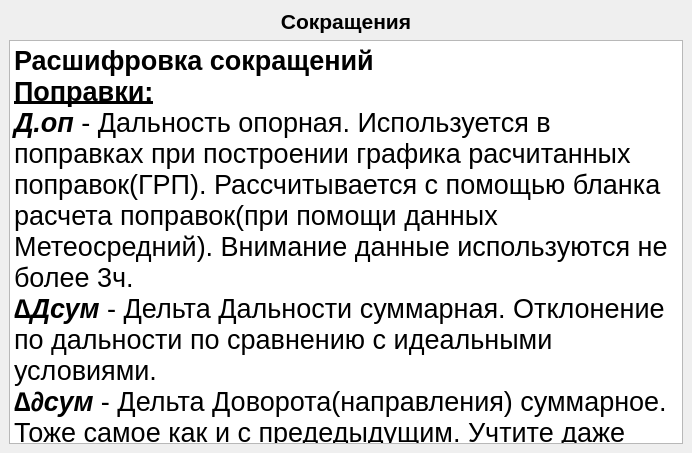
<?xml version="1.0" encoding="UTF-8"?>
<ui version="4.0">
 <class>Kratko</class>
 <widget class="QMainWindow" name="Kratko">
  <property name="geometry">
   <rect>
    <x>0</x>
    <y>0</y>
    <width>692</width>
    <height>453</height>
   </rect>
  </property>
  <property name="windowTitle">
   <string>MainWindow</string>
  </property>
  <widget class="QWidget" name="centralwidget">
   <layout class="QVBoxLayout" name="verticalLayout">
    <item>
     <widget class="QLabel" name="label">
      <property name="font">
       <font>
        <pointsize>16</pointsize>
        <weight>75</weight>
        <bold>true</bold>
       </font>
      </property>
      <property name="text">
       <string>Сокращения</string>
      </property>
      <property name="alignment">
       <set>Qt::AlignCenter</set>
      </property>
     </widget>
    </item>
    <item>
     <widget class="QTextEdit" name="textEdit">
      <property name="font">
       <font>
        <pointsize>20</pointsize>
       </font>
      </property>
      <property name="verticalScrollBarPolicy">
       <enum>Qt::ScrollBarAlwaysOff</enum>
      </property>
      <property name="horizontalScrollBarPolicy">
       <enum>Qt::ScrollBarAlwaysOff</enum>
      </property>
      <property name="readOnly">
       <bool>true</bool>
      </property>
      <property name="html">
       <string>&lt;!DOCTYPE HTML PUBLIC &quot;-//W3C//DTD HTML 4.0//EN&quot; &quot;http://www.w3.org/TR/REC-html40/strict.dtd&quot;&gt;
&lt;html&gt;&lt;head&gt;&lt;meta name=&quot;qrichtext&quot; content=&quot;1&quot; /&gt;&lt;style type=&quot;text/css&quot;&gt;
p, li { white-space: pre-wrap; }
&lt;/style&gt;&lt;/head&gt;&lt;body style=&quot; font-family:'MS Shell Dlg 2'; font-size:20pt; font-weight:400; font-style:normal;&quot;&gt;
&lt;p style=&quot; margin-top:0px; margin-bottom:0px; margin-left:0px; margin-right:0px; -qt-block-indent:0; text-indent:0px;&quot;&gt;&lt;span style=&quot; font-weight:600;&quot;&gt;Расшифровка сокращений&lt;/span&gt;&lt;/p&gt;
&lt;p style=&quot; margin-top:0px; margin-bottom:0px; margin-left:0px; margin-right:0px; -qt-block-indent:0; text-indent:0px;&quot;&gt;&lt;span style=&quot; font-weight:600; text-decoration: underline;&quot;&gt;Поправки:&lt;/span&gt;&lt;/p&gt;
&lt;p style=&quot; margin-top:0px; margin-bottom:0px; margin-left:0px; margin-right:0px; -qt-block-indent:0; text-indent:0px;&quot;&gt;&lt;span style=&quot; font-weight:600; font-style:italic;&quot;&gt;Д.оп&lt;/span&gt; - Дальность опорная. Используется в поправках при построении графика расчитанных поправок(ГРП). Рассчитывается с помощью бланка расчета поправок(при помощи данных Метеосредний). Внимание данные используются не более 3ч. &lt;/p&gt;
&lt;p style=&quot; margin-top:0px; margin-bottom:0px; margin-left:0px; margin-right:0px; -qt-block-indent:0; text-indent:0px;&quot;&gt;&lt;span style=&quot; font-weight:600; font-style:italic;&quot;&gt;∆Дсум&lt;/span&gt; - Дельта Дальности суммарная. Отклонение по дальности по сравнению с идеальными условиями. &lt;/p&gt;
&lt;p style=&quot; margin-top:0px; margin-bottom:0px; margin-left:0px; margin-right:0px; -qt-block-indent:0; text-indent:0px;&quot;&gt;&lt;span style=&quot; font-weight:600; font-style:italic;&quot;&gt;∆∂сум&lt;/span&gt; - Дельта Доворота(направления) суммарное. Тоже самое как и с предедыдущим. Учтите даже для идеальных условий у нарезных орудий присутствует поправка на деривацию&lt;/p&gt;
&lt;p style=&quot; margin-top:0px; margin-bottom:0px; margin-left:0px; margin-right:0px; -qt-block-indent:0; text-indent:0px;&quot;&gt;&lt;span style=&quot; font-weight:600; text-decoration: underline;&quot;&gt;Огневая задача:&lt;/span&gt;&lt;/p&gt;
&lt;p style=&quot; margin-top:0px; margin-bottom:0px; margin-left:0px; margin-right:0px; -qt-block-indent:0; text-indent:0px;&quot;&gt;&lt;span style=&quot; font-weight:600; font-style:italic;&quot;&gt;Д&lt;/span&gt;&lt;span style=&quot; font-weight:600; font-style:italic; vertical-align:super;&quot;&gt;ц&lt;/span&gt;&lt;span style=&quot; font-weight:600; font-style:italic; vertical-align:sub;&quot;&gt;т&lt;/span&gt;&lt;span style=&quot; font-weight:600; font-style:italic;&quot;&gt; &lt;/span&gt;- Дальность до цели топографическая. От огневой позиции до цели&lt;/p&gt;
&lt;p style=&quot; margin-top:0px; margin-bottom:0px; margin-left:0px; margin-right:0px; -qt-block-indent:0; text-indent:0px;&quot;&gt;&lt;span style=&quot; font-weight:600; font-style:italic; color:#000000;&quot;&gt;∂&lt;/span&gt;&lt;span style=&quot; font-weight:600; font-style:italic; color:#000000; vertical-align:super;&quot;&gt;ц&lt;/span&gt;&lt;span style=&quot; font-weight:600; font-style:italic; color:#000000; vertical-align:sub;&quot;&gt;т&lt;/span&gt;&lt;span style=&quot; font-weight:600; font-style:italic; color:#000000;&quot;&gt; &lt;/span&gt;&lt;span style=&quot; color:#000000;&quot;&gt;- Доворот до цели.&lt;/span&gt;&lt;/p&gt;
&lt;p style=&quot; margin-top:0px; margin-bottom:0px; margin-left:0px; margin-right:0px; -qt-block-indent:0; text-indent:0px;&quot;&gt;&lt;span style=&quot; font-weight:600; font-style:italic; color:#000000;&quot;&gt;α&lt;/span&gt;&lt;span style=&quot; font-weight:600; font-style:italic; color:#000000; vertical-align:sub;&quot;&gt;ц &lt;/span&gt;&lt;span style=&quot; font-weight:600; font-style:italic; color:#000000;&quot;&gt;-&lt;/span&gt;&lt;span style=&quot; color:#000000;&quot;&gt; Альфа цели. Дирекционный угол от оп до цели.&lt;/span&gt;&lt;/p&gt;
&lt;p style=&quot; margin-top:0px; margin-bottom:0px; margin-left:0px; margin-right:0px; -qt-block-indent:0; text-indent:0px;&quot;&gt;&lt;span style=&quot; font-weight:600; font-style:italic;&quot;&gt;Пр&lt;/span&gt;&lt;span style=&quot; font-weight:600; font-style:italic; vertical-align:super;&quot;&gt;ц&lt;/span&gt;&lt;span style=&quot; font-weight:600; font-style:italic; vertical-align:sub;&quot;&gt;и &lt;/span&gt;- Прицел  цели исчисленный. Находится по таблицам стрельбы.&lt;/p&gt;
&lt;p style=&quot; margin-top:0px; margin-bottom:0px; margin-left:0px; margin-right:0px; -qt-block-indent:0; text-indent:0px;&quot;&gt;&lt;span style=&quot; font-weight:600; font-style:italic;&quot;&gt;Ск &lt;/span&gt;- Скачок прицела. Используется при глубине цели более 100м (групповые цели). Не вводите значение если цель менее 100м.&lt;/p&gt;
&lt;p style=&quot; margin-top:0px; margin-bottom:0px; margin-left:0px; margin-right:0px; -qt-block-indent:0; text-indent:0px;&quot;&gt;&lt;span style=&quot; font-weight:600; font-style:italic;&quot;&gt;Пр&lt;/span&gt;&lt;span style=&quot; font-weight:600; font-style:italic; vertical-align:super;&quot;&gt;ц&lt;/span&gt;&lt;span style=&quot; font-weight:600; font-style:italic; vertical-align:sub;&quot;&gt;т &lt;/span&gt;- Прицел цели топографический. Тоже самое только считается по топографической дальности. Введено если вы забудете убрать предыдущие поправки,а стрелять нужно&lt;/p&gt;
&lt;p style=&quot; margin-top:0px; margin-bottom:0px; margin-left:0px; margin-right:0px; -qt-block-indent:0; text-indent:0px;&quot;&gt;&lt;span style=&quot; font-weight:600; font-style:italic;&quot;&gt;Д&lt;/span&gt;&lt;span style=&quot; font-weight:600; font-style:italic; vertical-align:super;&quot;&gt;ц&lt;/span&gt;&lt;span style=&quot; font-weight:600; font-style:italic; vertical-align:sub;&quot;&gt;и&lt;/span&gt;&lt;span style=&quot; vertical-align:sub;&quot;&gt; &lt;/span&gt;- Дальность до цели исчисленная. Дальность с поправками (слагается/вычитается от &lt;span style=&quot; font-style:italic;&quot;&gt;Д&lt;/span&gt;&lt;span style=&quot; font-style:italic; vertical-align:super;&quot;&gt;ц&lt;/span&gt;&lt;span style=&quot; font-style:italic; vertical-align:sub;&quot;&gt;т&lt;/span&gt;)&lt;/p&gt;
&lt;p style=&quot; margin-top:0px; margin-bottom:0px; margin-left:0px; margin-right:0px; -qt-block-indent:0; text-indent:0px;&quot;&gt;&lt;span style=&quot; font-weight:600; font-style:italic; color:#000000;&quot;&gt;∂&lt;/span&gt;&lt;span style=&quot; font-weight:600; font-style:italic; color:#000000; vertical-align:super;&quot;&gt;ц&lt;/span&gt;&lt;span style=&quot; font-weight:600; font-style:italic; color:#000000; vertical-align:sub;&quot;&gt;и&lt;/span&gt;&lt;span style=&quot; font-weight:600; color:#000000;&quot;&gt; &lt;/span&gt;&lt;span style=&quot; color:#000000;&quot;&gt;- &lt;/span&gt;&lt;/p&gt;
&lt;p style=&quot; margin-top:0px; margin-bottom:0px; margin-left:0px; margin-right:0px; -qt-block-indent:0; text-indent:0px;&quot;&gt;&lt;span style=&quot; font-weight:600; font-style:italic;&quot;&gt;Ур&lt;/span&gt; - Уровень. Поправка вводимая из-за разница высот ОП и цели. В минометных подразделениях вводится по специальным таблицам в прицел.&lt;/p&gt;
&lt;p style=&quot; margin-top:0px; margin-bottom:0px; margin-left:0px; margin-right:0px; -qt-block-indent:0; text-indent:0px;&quot;&gt;&lt;span style=&quot; font-weight:600; font-style:italic;&quot;&gt;К&lt;/span&gt;&lt;span style=&quot; font-weight:600; font-style:italic; vertical-align:sub;&quot;&gt;у&lt;/span&gt;&lt;span style=&quot; vertical-align:sub;&quot;&gt; &lt;/span&gt;- Коэффициент удаления. Служит для вывода разрывов (центра группы разрывов) на линию наблюдения. Рассчитывается с точностью до 0,1&lt;/p&gt;
&lt;p style=&quot; margin-top:0px; margin-bottom:0px; margin-left:0px; margin-right:0px; -qt-block-indent:0; text-indent:0px;&quot;&gt;&lt;span style=&quot; font-weight:600; font-style:italic;&quot;&gt;Ш&lt;/span&gt;&lt;span style=&quot; font-weight:600; font-style:italic; vertical-align:sub;&quot;&gt;у&lt;/span&gt;&lt;span style=&quot; font-style:italic; vertical-align:sub;&quot;&gt; &lt;/span&gt;- Шаг угломера. Служит для удержания разрыва на линии наблюдения при изменении дальности стрельбы. Рассчитывается с точностью 0-01&lt;/p&gt;
&lt;p style=&quot; margin-top:0px; margin-bottom:0px; margin-left:0px; margin-right:0px; -qt-block-indent:0; text-indent:0px;&quot;&gt;&lt;span style=&quot; font-weight:600; font-style:italic; color:#000000;&quot;&gt;∆П&lt;/span&gt;&lt;span style=&quot; color:#000000;&quot;&gt; - Дельта прицела(в минометных подразделениях). Изменение установок прицела при изменении дальности на 50м&lt;/span&gt;&lt;/p&gt;
&lt;p style=&quot; margin-top:0px; margin-bottom:0px; margin-left:0px; margin-right:0px; -qt-block-indent:0; text-indent:0px;&quot;&gt;&lt;span style=&quot; font-weight:600; font-style:italic; color:#000000;&quot;&gt;∆Хтыс&lt;/span&gt;&lt;span style=&quot; color:#000000;&quot;&gt; - Изменение дальности при изменении прицела на 1 тыс. В остальных подразделениях&lt;/span&gt;&lt;/p&gt;
&lt;p style=&quot; margin-top:0px; margin-bottom:0px; margin-left:0px; margin-right:0px; -qt-block-indent:0; text-indent:0px;&quot;&gt;&lt;span style=&quot; font-weight:600; font-style:italic;&quot;&gt;ПС&lt;/span&gt; - Поправка на смещение. Угол между кнп и оп от цели. При более 5-00 при пристрелке цели используется ПРК&lt;/p&gt;
&lt;p style=&quot; margin-top:0px; margin-bottom:0px; margin-left:0px; margin-right:0px; -qt-block-indent:0; text-indent:0px;&quot;&gt;&lt;span style=&quot; font-weight:600; font-style:italic;&quot;&gt;I&lt;/span&gt;&lt;span style=&quot; font-weight:600; font-style:italic; vertical-align:sub;&quot;&gt;в&lt;/span&gt; - Интервал веера. При бронированных(укрытых) целях и фронтом более 150м вводится 2 установки угломера. Не более 300м и глубине 200м.&lt;/p&gt;
&lt;p style=&quot;-qt-paragraph-type:empty; margin-top:0px; margin-bottom:0px; margin-left:0px; margin-right:0px; -qt-block-indent:0; text-indent:0px;&quot;&gt;&lt;br /&gt;&lt;/p&gt;&lt;/body&gt;&lt;/html&gt;</string>
      </property>
      <property name="textInteractionFlags">
       <set>Qt::NoTextInteraction</set>
      </property>
     </widget>
    </item>
   </layout>
  </widget>
 </widget>
 <resources/>
 <connections/>
</ui>
